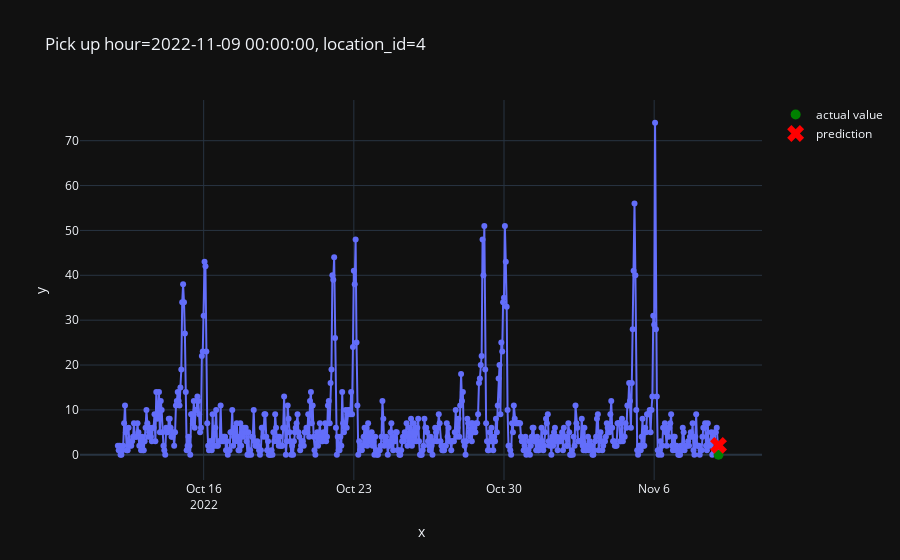

Notebook source saved alongside this figure:
### Code cell
plot_one_sample(
    features=X_test,
    targets=y_test,
    example_id=100,
    predictions=pd.Series(predictions)
)

### Figure 1 — Plotly figure (JSON) as saved in the notebook; plotly's stock layout.template omitted (floating-point values rounded to 4 significant figures; data arrays with more than 128 entries replaced by an {"elided": "..."} marker saying what was removed)
{"data": [{"hovertemplate": "x=%{x}<br>y=%{y}<extra></extra>", "legendgroup": "", "line": {"color": "#636efa", "dash": "solid"}, "marker": {"symbol": "circle"}, "mode": "lines+markers", "name": "", "orientation": "v", "showlegend": false, "type": "scatter", "x": {"elided": "673 str values"}, "xaxis": "x", "y": {"elided": "673 int values"}, "yaxis": "y"}, {"line": {"color": "green"}, "marker": {"size": 10}, "mode": "markers", "name": "actual value", "type": "scatter", "x": ["2022-11-09T00:00:00"], "y": [0]}, {"line": {"color": "red"}, "marker": {"size": 15, "symbol": "x"}, "mode": "markers", "name": "prediction", "type": "scatter", "x": ["2022-11-09T00:00:00"], "y": [2.09]}], "layout": {"legend": {"tracegroupgap": 0}, "title": {"text": "Pick up hour=2022-11-09 00:00:00, location_id=4"}, "xaxis": {"anchor": "y", "domain": [0, 1], "title": {"text": "x"}}, "yaxis": {"anchor": "x", "domain": [0, 1], "title": {"text": "y"}}}}
